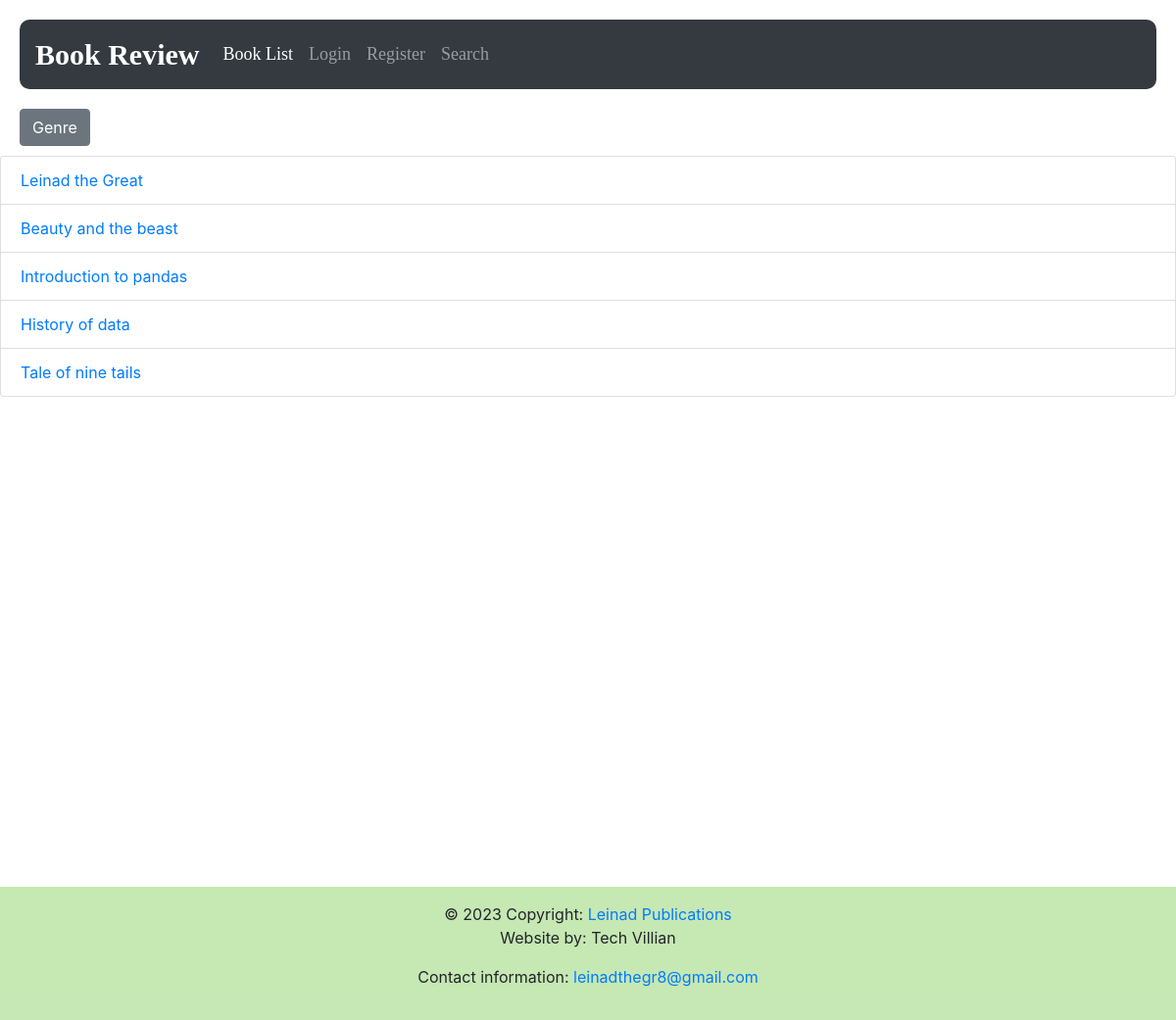
Before: /book_list/ with the older database file.
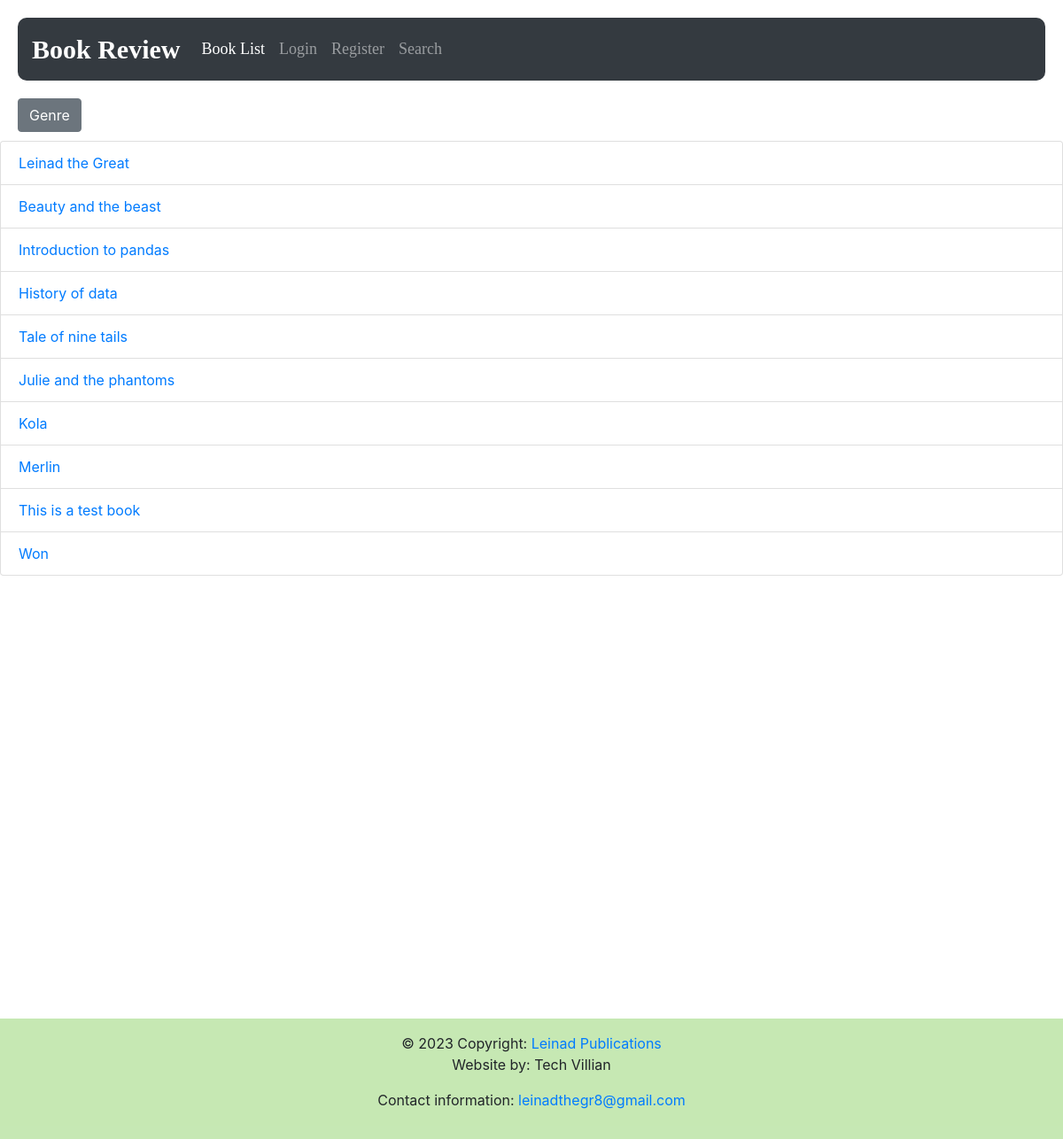
After: the same page with the newer database file.
### reviews/models.py (models this page shows, shortened)
class Book(models.Model):
    title = models.CharField(max_length=70, help_text='the title of the book')
    publication_date = models.DateField(verbose_name='date the book was published')
    isbn = models.CharField(max_length=20, verbose_name='the isbn number of the book', unique=True)
    publisher = models.ForeignKey('Publisher', on_delete=models.CASCADE)
    contributors = models.ManyToManyField('Contributor', through='BookContributor')
    image = models.ImageField(default='no_image.JPEG', upload_to='book_images', null=True, blank=True)

### reviews/views.py (the view)
# urls.py: path('book_list/', reviews.views.book_list, name='book_list'),
def book_list(request):
    books = Book.objects.all()
    genres = Genre.objects.all()
    return render(request, 'book_list.html', {'books': books, 'genres': genres})

### reviews/templates/book_list.html (shortened to what this page needs)
{% extends 'base.html' %}
{% block content %}
<div class="dropdown" style="margin-left: 20px; margin-bottom: 10px;">
  <button class="btn btn-secondary" id="genreDropdown">Genre</button>
</div>
<ul class="list-group">
  {% for item in books %}
  <li class="list-group-item">
      <a href="{% url 'book_detail' item.id %}">{{ item.title|capfirst }}</a>
  </li>
  {% endfor %}
</ul>
{% endblock %}

Changed rows visible on the page:
added Book: title "Julie and the phantoms"
added Book: title "Kola"
added Book: title "Merlin"
added Book: title "This is a test book"
added Book: title "Won"
